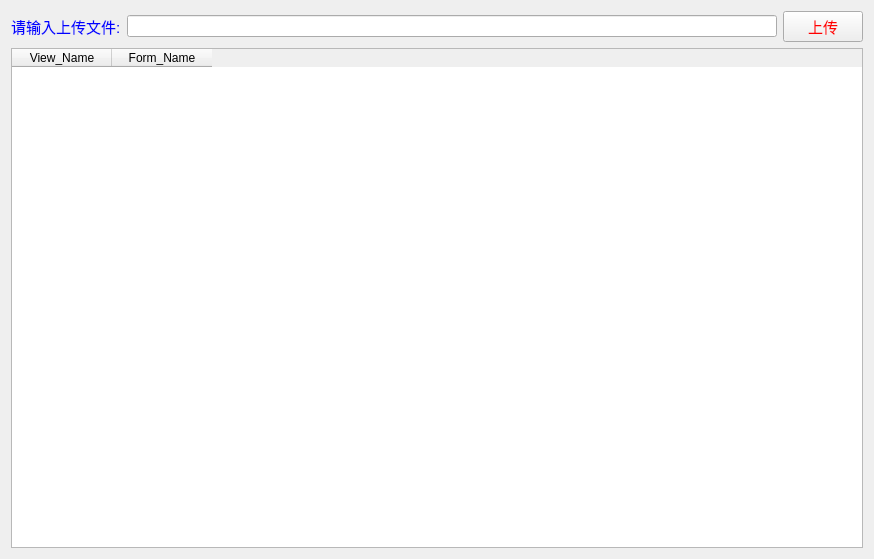
<?xml version="1.0" encoding="UTF-8"?>
<ui version="4.0">
 <class>Form</class>
 <widget class="QWidget" name="Form">
  <property name="geometry">
   <rect>
    <x>0</x>
    <y>0</y>
    <width>874</width>
    <height>559</height>
   </rect>
  </property>
  <property name="windowTitle">
   <string>批量维护主数据信息：</string>
  </property>
  <property name="styleSheet">
   <string notr="true">QPushButton { 
    color: red ;
    font-size:15px;
}

QLabel { 
    color: blue ;
    font-size:15px;
}

QTableWidget { 
    color: blue ;
    font-size:15px;
}</string>
  </property>
  <layout class="QVBoxLayout" name="verticalLayout_2">
   <item>
    <layout class="QVBoxLayout" name="verticalLayout">
     <item>
      <layout class="QHBoxLayout" name="horizontalLayout" stretch="0,0,0">
       <item>
        <widget class="QLabel" name="label">
         <property name="text">
          <string>请输入上传文件:</string>
         </property>
        </widget>
       </item>
       <item>
        <widget class="QLineEdit" name="lineEdit"/>
       </item>
       <item>
        <widget class="QPushButton" name="Button_Upload">
         <property name="text">
          <string>上传</string>
         </property>
        </widget>
       </item>
      </layout>
     </item>
     <item>
      <widget class="QTableWidget" name="table">
       <property name="editTriggers">
        <set>QAbstractItemView::NoEditTriggers</set>
       </property>
       <property name="textElideMode">
        <enum>Qt::ElideRight</enum>
       </property>
       <property name="sortingEnabled">
        <bool>true</bool>
       </property>
       <attribute name="horizontalHeaderCascadingSectionResizes">
        <bool>true</bool>
       </attribute>
       <column>
        <property name="text">
         <string>View_Name</string>
        </property>
       </column>
       <column>
        <property name="text">
         <string>Form_Name</string>
        </property>
       </column>
      </widget>
     </item>
    </layout>
   </item>
  </layout>
 </widget>
 <resources/>
 <connections/>
</ui>
